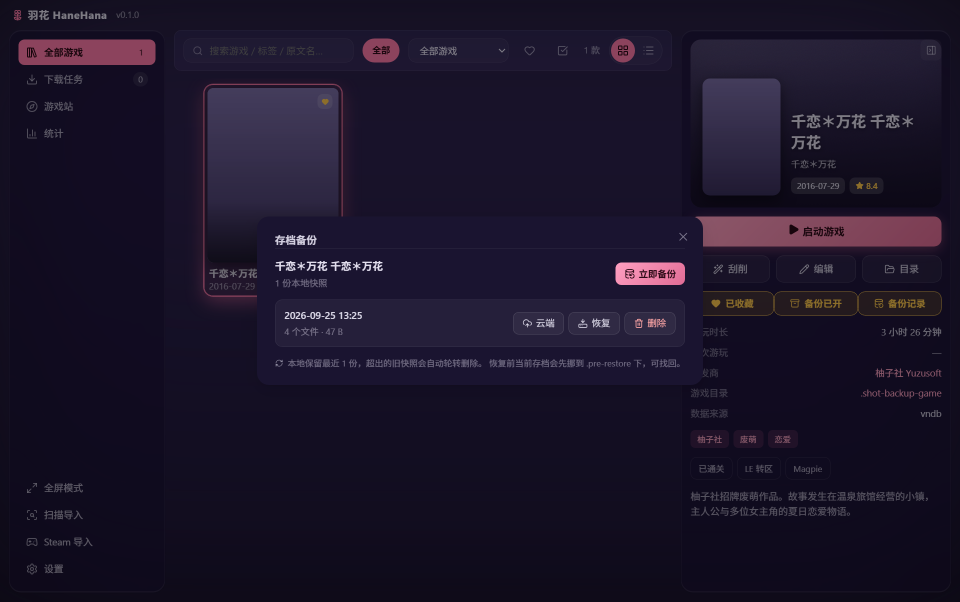
#> input picture app/scripts/wide_shots/t17-backup-dialog.png, 1920 x 1203 px, given in place of user_icon_src.jpg, which was not available (shown at 1/2 size)
$ python gen_icon_from_image.py
#> lines starting #> are read from the running program, lines starting #| are printed output that depends on the picture; after the words box and inside, x2 and y2 are one past the last pixel; in counts of white or black regions, pixels touching at a corner belong together; pictures that were not available may be replaced by others from this repository, and a replacement may not be noted
"""生成应用图标(icon.ico 多尺寸)与托盘图标。

用法: python scripts/gen_icon_from_image.py
输入(优先): build/icon_src.png —— 由 crop_icon_source.py 产出的干净圆角图标(带透明角)
输入(兼容): build/user_icon_src.jpg —— 用户上传的原始二次元图(需本脚本自己裁方+圆角)
输出:
  build/icon.ico            Windows 打包图标 (16/32/48/64/128/256)
  build/tray.png            托盘 32×32
  build/icon-256.png        预览用 256×256

规则:
  若输入已带透明通道(预裁好的圆角图) —— 直接信任它的 alpha, 不再二次裁方/加蒙版,
  只缩放到各尺寸, 避免与图中已烘焙的圆角半径冲突把边框切歪。
  否则(原始 jpg) —— 走旧的"中心裁方 + 21% 圆角"逻辑。
"""
from PIL import Image, ImageDraw
import os

HERE = os.path.dirname(os.path.abspath(__file__))
BUILD = os.path.join(HERE, '..', 'build')
SRC_MASKED = os.path.join(BUILD, 'icon_src.png')
SRC_RAW = os.path.join(BUILD, 'user_icon_src.jpg')
OUT_ICO = os.path.join(BUILD, 'icon.ico')
OUT_TRAY = os.path.join(BUILD, 'tray.png')
OUT_256 = os.path.join(BUILD, 'icon-256.png')

MASK_RADIUS_PCT = 0.21  # 原始图路径下的圆角半径比例

def rounded_mask(size: int, radius: float) -> Image.Image:
    m = Image.new('L', (size, size), 0)
    d = ImageDraw.Draw(m)
    d.rounded_rectangle([0, 0, size - 1, size - 1], radius=radius, fill=255)
    return m

def load_source() -> Image.Image:
    """优先用预裁好的圆角图; 否则回退到原始 jpg。返回 RGBA, 附带是否已带透明圆角。"""
    if os.path.exists(SRC_MASKED):
        im = Image.open(SRC_MASKED).convert('RGBA')
        alpha = im.split()[-1]
        # 存在明显透明区(圆角已抠好)则视为预裁图
        if alpha.getextrema()[0] < 200:
            return im, True
    im = Image.open(SRC_RAW).convert('RGBA')
    return im, False

def main() -> None:
    src, pre_masked = load_source()
#> pre_masked = False

    if pre_masked:
        # 已经是带透明圆角的方图, 直接等比缩到 256 主图
        icon_256 = src.resize((256, 256), Image.LANCZOS)
    else:
        w, h = src.size
#> w = 1920; h = 1203
        side = min(w, h)
#> side = 1203
        left = (w - side) // 2
#> left = 358
        top = int((h - side) * 0.18)  # 略偏上,把脸/主体框进裁切窗
#> top = 0
        top = max(0, min(top, h - side))
        crop = src.crop((left, top, left + side, top + side))
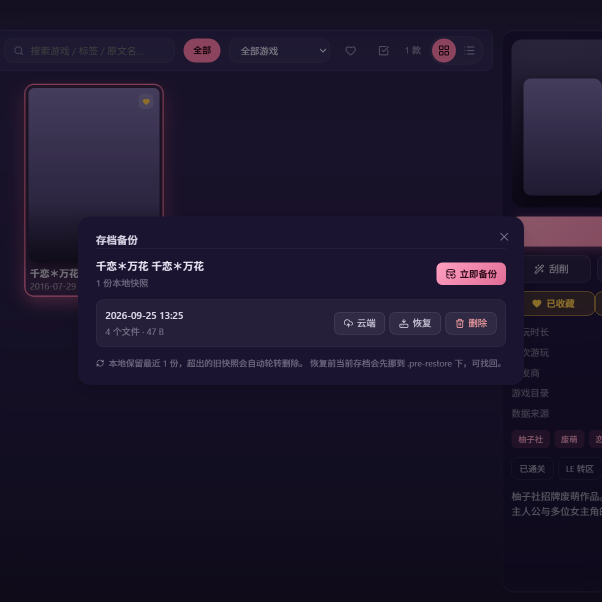
#> crop: PIL image 1203x1203 RGBA (shown at 1/2 size); mean R, G, B, A 28.7, 22, 44.1, 255
        crop = crop.resize((256, 256), Image.LANCZOS)
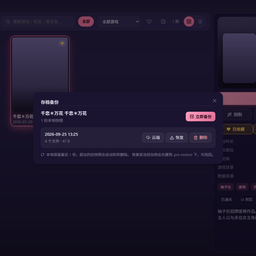
#> crop: PIL image 256x256 RGBA; mean R, G, B, A 28.7, 22, 44.1, 255
        mask = rounded_mask(256, 256 * MASK_RADIUS_PCT)
#> in rounded_mask, `m = Image.new('L', (size, size), 0)`: m: PIL image 256x256 L; every value is 0
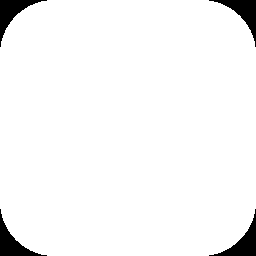
#> mask: PIL image 256x256 L; 96.1% white; 4 black regions, box (x1, y1, x2, y2) and area: (209, 209, 256, 256) 642, (209, 0, 256, 47) 636, (0, 209, 47, 256) 636, (0, 0, 47, 47) 628
        icon_256 = Image.new('RGBA', (256, 256), (0, 0, 0, 0))
#> icon_256: PIL image 256x256 RGBA; every value is 0
        icon_256.paste(crop, (0, 0), mask)
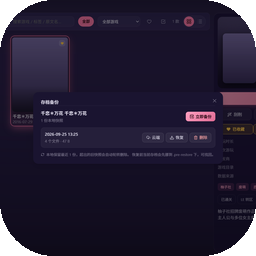
#> icon_256: PIL image 256x256 RGBA; mean R, G, B, A 27.9, 21.4, 42.8, 245.1; transparent parts drawn white

    # 多尺寸 ICO(逐档缩放)
    sizes = [16, 32, 48, 64, 128, 256]
    imgs = {s: icon_256.resize((s, s), Image.LANCZOS) for s in sizes}
#> imgs = 6 items
    imgs[256].save(OUT_ICO, format='ICO', sizes=[(s, s) for s in sizes])

    # 托盘 32×32
    imgs[32].save(OUT_TRAY, format='PNG')
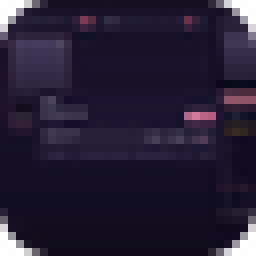
#> saved as tray.png: PIL image 32x32 RGBA (shown 8 times larger); mean R, G, B, A 28.2, 21.6, 43.6, 245.3; transparent parts drawn white
    icon_256.save(OUT_256, format='PNG')

    print(f'源: {"预裁圆角图 icon_src.png" if pre_masked else "原始图 user_icon_src.jpg"}')
#| 源: 原始图 user_icon_src.jpg
    print(f'icon.ico   -> {OUT_ICO}  ({os.path.getsize(OUT_ICO)} B)')
    print(f'tray.png   -> {OUT_TRAY}  ({os.path.getsize(OUT_TRAY)} B)')
    print(f'icon-256   -> {OUT_256}  ({os.path.getsize(OUT_256)} B)')

if __name__ == '__main__':
    main()
